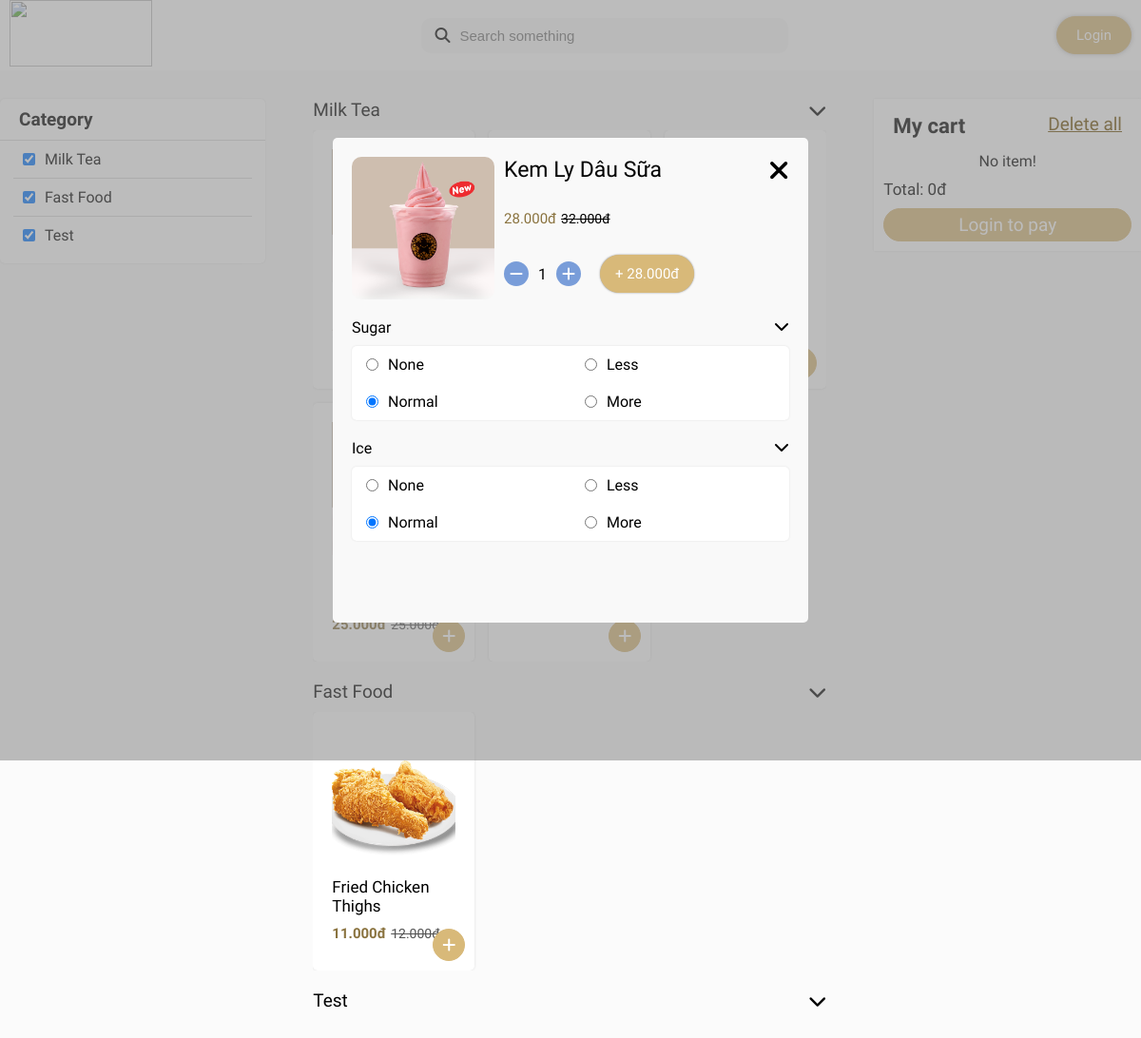
The page /app/controller/UserController.php?act=Product&product=62 on the database its author committed.
### tables this page shows
CREATE TABLE `categories` (
  `id` int(11) NOT NULL,
  `name` varchar(50) NOT NULL
);

CREATE TABLE `products` (
  `id` int(255) NOT NULL,
  `id_category` int(11) NOT NULL,
  `name` varchar(255) NOT NULL,
  `price` decimal(10,0) NOT NULL,
  `discount` int(11) NOT NULL,
  `image` varchar(255) NOT NULL,
  `display` varchar(20) NOT NULL DEFAULT 'show',
  `view` bigint(20) NOT NULL DEFAULT 0
);

### config/config.php (called while the page is built, shortened)
<?php
 class connect{
    var $db = null;
    public function __construct() {
          $dsn = "mysql:host=localhost;dbname=asmphp2";
          $user = "root";
          $pass = "";
          $this-> db = new PDO($dsn, $user, $pass, array(PDO::MYSQL_ATTR_INIT_COMMAND => "SET NAMES utf8"));
     }
    public function getList($select) {
         $result = $this->db->query($select);
         return $result;
     }
    public function getInstance($select) {
         $results = $this->db->query($select);
         $result = $results -> fetch();
         return $result;
     }
}
?>

### app/model/Category.php (called while the page is built, shortened)
<?php
class Category{
    public function get(){
        $db = new connect();
        $strQuery = "select * from categories";
        $r = $db->getList($strQuery);
        return $r;
    }
}
?>

### public/view/Product.php (the view, shortened to what this page needs)
<!DOCTYPE html>
<html lang="en">
<head>
    <?php include ('../../config/framework.php'); ?>
    <?php include ('../../config/config.php'); ?>
    <?php include ('../model/Category.php'); ?>
    <?php include ('../../notification/notification.php'); ?>
    <?php include ('../model/Product.php'); ?>
    <link rel="stylesheet" href="../../public/css/Product.css">
</head>
<body>
    <?php include ('../../public/view/layout/nav.php'); ?>
    <div class="content">
        <div class="category">
            <h3>Category</h3>
            <?php
            $n = new Category("","");
            $a = $n->get();
            while ($r = $a->fetch()){
            ?>
            <div class="item">
                <input type="checkbox" class="input_display" checked >
                <p><?= $r['name'] ?></p>
            </div>
            <?php }?>
        </div>
        <div class="product">
            <?php
            $n = new Category("","");
            $a = $n->get();
            while ($r = $a->fetch()){
            ?>
            <div class="item-product">
                <div class="name-list-product">
                    <p><?= $r['name'] ?></p>
                    <i class="fa-solid fa-chevron-down icon-name-list-product" style="transform:rotate(0deg);"></i>
                </div>
                <div class="list-item" style=" height: auto;">
                    <?php
                    $n = new Product("","","","","","");
                    $t = $n->get_category($r['id']);
                    while ($i = $t->fetch()){
                    ?>
                    <div class="item item_product_small" id_product=<?= $i['id']; ?>>
                        <img src="../../public/uploads/<?= $i['image']; ?>" alt="">
                        <h3><?= $i['name']; ?></h3>
                        <p><?php calculate($i['price'],$i['discount']);?><del><?= $i['price']; ?>.000đ</del></p>
                        <?php if($_SESSION['cart'] != null){
                                if(array_key_exists($i['id'],$_SESSION['cart'])){?>
                                    <i class="fa-solid fa-check"></i>
                                <?php }else{?>
                                    <a href="./UserController.php?act=Product&id=<?=$i['id'];?>&name=<?=$i['name'];?>&price=<?php calculate($i['price'],$i['discount']);?>&quantity=1&option=sugar:normal, ice:normal&image=<?=$i['image'];?>"><i class="fa-solid fa-plus"></i></a>
                                <?php }?>
                        <?php }else{?>
                            <a href="./UserController.php?act=Product&id=<?=$i['id'];?>&name=<?=$i['name'];?>&price=<?php calculate($i['price'],$i['discount']);?>&quantity=1&option=sugar:normal, ice:normal&image=<?=$i['image'];?>"><i class="fa-solid fa-plus"></i></a>
                        <?php }?>
                    </div>
                    <?php }?>
                </div>
            </div>
            <?php }?>
        </div>
        <div class="cart">
            <div class="top">
                <h3>My cart</h3>
                <a onclick="return confirm('Do You Want To Delete All?');" href="./UserController.php?act=Product&delete_cart">Delete all</a>
            </div>
            <div class="contain">
                <?php
                    if(count($_SESSION['cart']) > 0){
                ?>
                <?php foreach($_SESSION['cart'] as $i){ ?>
                <div class="item item-cart" id_product="<?=$i[0];?>" price="<?=$i[2];?>">
                    <div class="top">
                        <div>
                            <p><?=$i[1];?></p>
                            <span><?=$i[2];?> x <span class="amount-cart-item"><?=$i[3];?></span> = <span class="total-cart-item"><?=$i[2];?></span></span>
                        </div>
                        <div class="amount">
                            <i class="fa-solid fa-minus decrease-amount-cart"></i>
                            <span class="amount-cart"><?=$i[3];?></span>
                            <i class="fa-solid fa-plus increase-amount-cart"></i>
                        </div>
                    </div>
                    <div class="bottom">
                        <a href="./UserController.php?act=Product&product=<?=$i[0];?>"><i class="fa-solid fa-wrench"></i> Edit</a>
                        <a class="delete_item_cart" onclick="return confirm('Do You Want To Delete This Item?');" href="./UserController.php?act=Product&delete_item_cart=<?=$i[0];?>"><i class="fa-solid fa-trash"></i> Delete</a>
                    </div>
                </div>
                <?php }}else{?>
                    <p style="text-align:center;">No item!</p>
                <?php }?>
            </div>
            <p>Total: <span class="total-all-cart">0d</span></p>
            <?php if(isset($_SESSION['username']) && $_SESSION['username'] != null){ ?>
                <?php if(count($_SESSION['cart']) > 0) {?>
                    <button class="pay_btn">Paying</button>
                <?php }else{?>
                    <button style="background-color:#c8c8c8;border: 1px solid #5d5d5d;">Paying</button>
                <?php }?>
            <?php }else{?>
                <a href="./UserController.php?act=Login">Login to pay</a>
            <?php }?>
        </div>
    </div>
    <?php if(isset($_GET['product']) && !empty($_GET['product'])){?>
    <?php
        $n = new Product("","","","","","");
        $i = $n->get_id($_GET['product']);
    ?>
    <div class="detail" id="detail">
        <div class="product id_product" image="<?= $i['image'];?>" id_product="<?= $i['id'];?>">
            <div class="item">
                <img src="../../public/uploads/<?= $i['image']; ?>" alt="">
                <div class="info">
                    <p class="name_item"><?= $i['name']; ?></p>
                    <div class="price"><span class="price-item"><?php calculate($i['price'],$i['discount']) ?></span><del><?= $i['price']; ?>.000đ</del></div>
                    <div class="amount">
                        <div class="amount-wrap">
                            <i class="fa-solid fa-minus decrease-amount-number"></i>
                            <span class="amount-number">1</span>
                            <i class="fa-solid fa-plus increase-amount-number"></i>
                        </div>
                        <button class="total-item">+ <?php calculate($i['price'],$i['discount']) ?></button>
                    </div>
                </div>
                <i class="fa-solid fa-xmark" id="exit-detail"></i>
            </div>
            <div class="note">
                <div class="item">
                    <div class="name-detail-item">
                        <p>Sugar</p>
                        <i class="fa-solid fa-chevron-down icon-detail-item" style="transform:rotate(0deg);"></i>
                    </div>
                    <div class="contain-detail-item" style="height:auto;">
                        <div class="option">
                            <input class="option-item" type="radio" name="sugar" value="sugar:none">
                            <p>None</p>
                        </div>
                        <div class="option">
                            <input class="option-item" type="radio" name="sugar" value="sugar:less">
                            <p>Less</p>
                        </div>
                        <div class="option">
                            <input class="option-item" type="radio" name="sugar" checked value="sugar:normal">
                            <p>Normal</p>
                        </div>
                        <div class="option">
                            <input class="option-item" type="radio" name="sugar" value="sugar:more">
                            <p>More</p>
                        </div>
                    </div>
                </div>
                <div class="item">
                    <div class="name-detail-item">
                        <p>Ice</p>
                        <i class="fa-solid fa-chevron-down icon-detail-item" style="transform:rotate(0deg);"></i>
                    </div>
                    <div class="contain-detail-item" style="height:auto;">
                        <div class="option">
                            <input class="option-item" type="radio" name="ice" value="ice:none">
                            <p>None</p>
                        </div>
                        <div class="option">
                            <input class="option-item" type="radio" name="ice" value="ice:less">
                            <p>Less</p>
                        </div>
                        <div class="option">
                            <input class="option-item" type="radio" name="ice" checked value="ice:normal">
                            <p>Normal</p>
                        </div>
                        <div class="option">
                            <input class="option-item" type="radio" name="ice" value="ice:more">
                            <p>More</p>
                        </div>
                    </div>
                </div>
            </div>
        </div>
    </div>
    <?php }?>
</body>
</html>

### app/model/Product.php (shortened to what this page needs)
<?php
class Product{
    public function get_id($id){
        $db = new connect();
        $strQuery = "select * from products where id='$id'";
        $r = $db->getInstance($strQuery);
        return $r;
    }
    public function get_category($category){
        $db = new connect();
        $strQuery = "select * from products where id_category='$category' and display = 'show'";
        $r = $db->getList($strQuery);
        return $r;
    }
}
function calculate($origin_price,$discount){
    $discount_price = ( $origin_price / 100) * $discount;
    $result = $origin_price - $discount_price;
    echo round($result) . ".000đ";
}
?>

### rows shown on the page
categories: name "Milk Tea"
categories: name "Fast Food"
categories: name "Test"
products: price "25"
products: image (picture), name "Fried Chicken Thighs", discount "11", price "12"
products: image (picture), name "Kem Ly Dâu Sữa", result "28 28", price "32"
